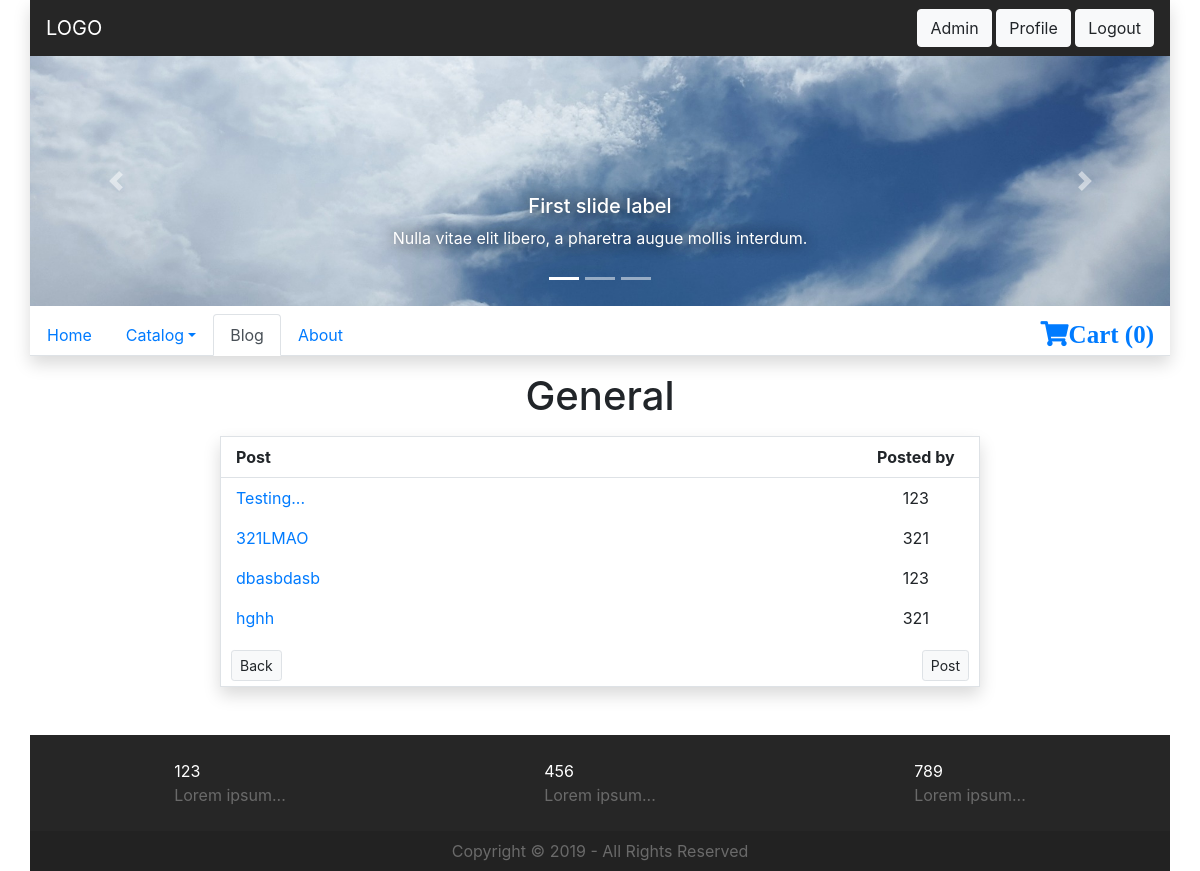
Page /blog/general (signed in) on the committed database.
### tables this page shows
CREATE TABLE `forums` (
  `id` int(11) NOT NULL,
  `name` varchar(255) NOT NULL,
  `description` varchar(255) NOT NULL
);

CREATE TABLE `forum_posts` (
  `id` int(11) NOT NULL,
  `forum` int(11) NOT NULL,
  `user` int(11) NOT NULL,
  `name` varchar(255) NOT NULL,
  `message` text NOT NULL,
  `date` timestamp NOT NULL DEFAULT CURRENT_TIMESTAMP
);

CREATE TABLE `users` (
  `id` int(11) NOT NULL,
  `username` varchar(255) NOT NULL,
  `email` varchar(255) NOT NULL,
  `password` varchar(255) NOT NULL,
  `admin` tinyint(1) NOT NULL DEFAULT '0',
  `register_date` timestamp NOT NULL DEFAULT CURRENT_TIMESTAMP
);

### core/view.php (called while the page is built, shortened)
<?php
class View {
    public function render($name, $data = NULL) {
        require_once './views/head.php';
        require_once './views/' . $name . '.php';
        require_once './views/foot.php';
    }
}

### core/init.php (called while the page is built, shortened)
<?php
require_once 'model.php';
require_once 'view.php';
$core = new Core();

### index.php (called while the page is built)
<?php
require_once './core/init.php';
?>

### core/model.php (called while the page is built, shortened)
<?php
class Model {
    function __construct() {
        $this->db = mysqli_connect('localhost', 'root', '', 'parduotuve');
    }
}

### models/blogModel.php (called while the page is built, shortened)
<?php
class blogModel extends Model {
    function getForumPosts($forum) {
        $result = mysqli_query($this->db, "SELECT forum_posts.id, forums.name AS 'forum', users.username, forum_posts.name, forum_posts.date FROM forum_posts LEFT JOIN users ON users.id = forum_posts.user LEFT JOIN forums ON forums.id = forum_posts.forum WHERE forums.name = '" . $forum . "'");
        if ($result && mysqli_num_rows($result) > 0) {
            $forumPosts = array();
            while ($forumPost = mysqli_fetch_array($result, MYSQLI_ASSOC)) {
                array_push($forumPosts, filter_var_array($forumPost, FILTER_SANITIZE_STRING));
            }
            return $forumPosts;
        } else {
            return array();
        }
    }
}

### views/blog/forum.php (the view)
<?php if (isset($this->data['forum_posts']) && sizeof($this->data['forum_posts']) > 0) { ?>
<h1 class="text-center py-2"><?php echo $this->data['forum_posts'][0]['forum']; ?></h1>
<div class="position-relative col-xl-8 col-lg-10 col-md-12 col-sm-12 mx-auto mb-5 border shadow">
    <div class="row py-2 border-bottom">
        <div class="col-10 font-weight-bold">Post</div>
        <div class="col-2 font-weight-bold text-center">Posted by</div>
    </div>
    <div class="pb-5">
<?php foreach ($this->data['forum_posts'] as $key => $forum_post) { ?>
        <div class="row py-2">
            <div class="col-10"><a href="/parduotuve/blog/view_post/<?php echo mb_strtolower($forum_post['id']); ?>"><?php echo $forum_post['name']; ?></a></div>
            <div class="col-2 text-center"><?php echo $forum_post['username']; ?></div>
        </div>
<?php } ?>
        <a href="/parduotuve/blog/" class="position-absolute forum-back"><button type="button" class="btn btn-sm btn-light border">Back</button></a>
        <a href="/parduotuve/blog/post" class="position-absolute forum-post"><button type="button" class="btn btn-sm btn-light border">Post</button></a>
<?php } else { ?>
        <div class="my-5">
            <h1 class="text-center font-weight-bold">No such forum</h1>
        </div>
<?php } ?>
    </div>
</div>

### style.css (style rules this page uses)
* { margin: 0; padding: 0; box-sizing: border-box; }
.btn { transition: transform 0.15s; }
.forum-back { bottom: 5px; left: 10px; }
.forum-post { bottom: 5px; right: 10px; }

### rows in the picture
forums: name "General"
forum_posts: name "Testing...", user.username "123"
forum_posts: name "321LMAO", user.username "321"
forum_posts: name "dbasbdasb", user.username "123"
forum_posts: name "hghh", user.username "321"

### other values in the picture
$key "Home"
$key "Catalog"
$key "Blog"
$key "About"
